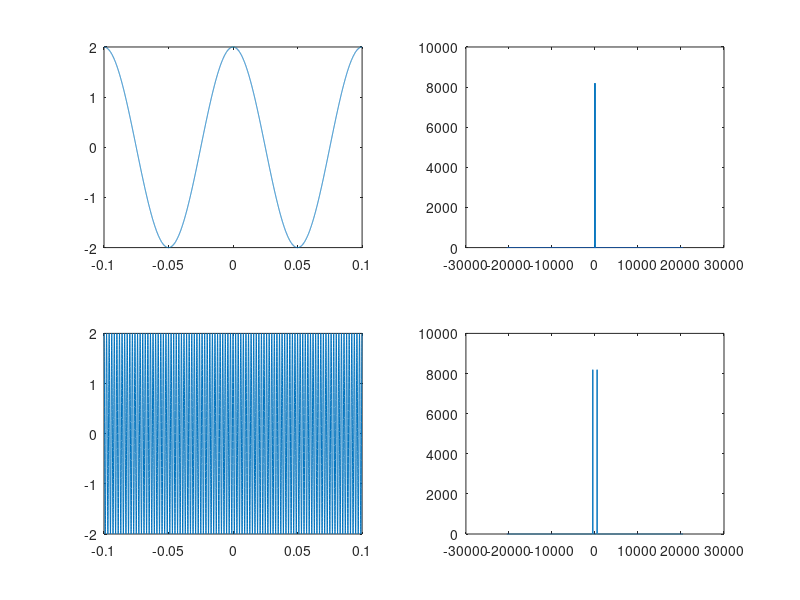
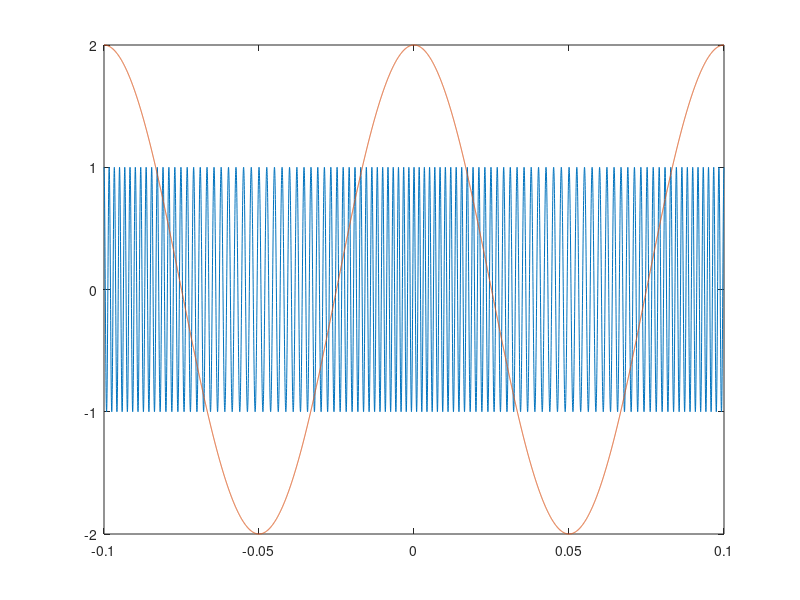
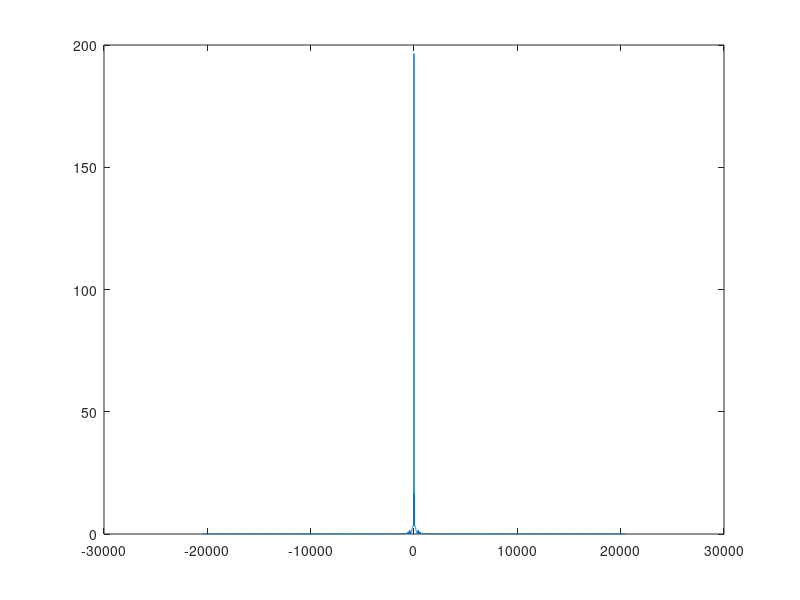
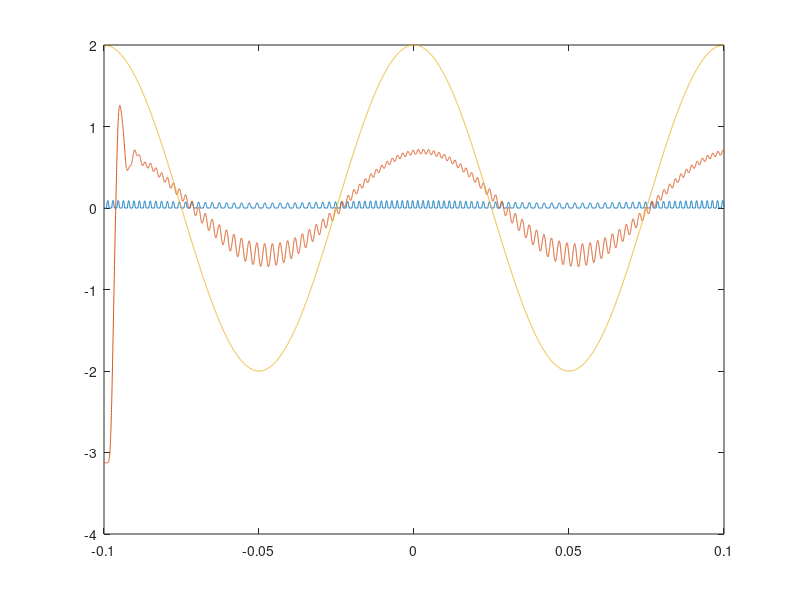

The MATLAB source for these figures, in order: (Note: this script raises an error after producing the figures.)
close all

a = 2;
b = 10;
A = 2;
fc = 500;
fDev = 50;
tmin = -0.1;
tmax = 0.1;
L = 8192;
Fe = L/(tmax-tmin); %Fe = 4096
Te = 1/Fe;
t = linspace(tmin,tmax,L);
f = (-L/2:L/2-1)/(L/Fe);

%% Initialisation des signaux
m = a * cos(2*pi*b*t);
pq = A * cos(2*pi*fc*t);
M = fftshift(abs(fft(m,L)));
P = fftshift(abs(fft(pq,L)));
figure('Name','Init')
subplot(221)
plot(t,m)
subplot(223)
plot(t,pq)

subplot(222)
plot(f,M)
subplot(224)
plot(f,P)

%% Demodulation FM/PM

% a

y = fmmod(m,fc,Fe,fDev);
figure('Name','Modulation FM')
plot(t,y)
hold on
plot(t,m)


%%%%%detecteur d'envelope

figure('Name','demodulation FM frequency')
Ydem = diff(y); %derivateur
Ydem = Ydem .* (Ydem>0); 
TfYdem = fftshift(abs(fft(Ydem,L)));
[B,A] = butter(5,0.01,"low");
Sm1 = filter(B,A,Ydem);
TfSm1 = fftshift(abs(fft(Sm1,L)));
plot(f,TfSm1)
%%%%%

figure('Name','demodulation FM')
plot(t(1:length(Ydem)),Ydem)
hold on
ydem =(Sm1-mean(Sm1));
ydem = (Fe/(2*pi*fDev)) .* ydem; 
plot(t(1:length(Ydem)),ydem)
hold on 
plot(t,m)





%b FM demodulation
UpZCi = @(v) find((v(1:end-1) <= 0 & v(2:end) > 0) | (v(1:end-1) >= 0 & v(2:end) < 0));	% Returns Up Zero-Crossing Indices


figure('Name','FM demodulation')
a=UpZCi(y);
pulses = zeros(1,L);
pulses(a)=1;
stem(t,pulses)
hold on
plot(t,y)

Tfpulses = fftshift(abs(fft(pulses,L)));
[B,A] = butter(5,0.01,"low");
Sm1 = (Fe/(2*pi*fDev)) * filter(B,A,pulses);
hold on
plot(t,Sm1-mean(Sm1),'b')
% hold on
% plot(t, fmdemod(y,500,Fe,50))
hold on
plot(t,m)
%c  PM demodulation

y = pmmod(m,500,Fe,5);

figure('Name','PM demodulation')
a=UpZCi(y);
pulses = zeros(1,L);
pulses(a)=1;
stem(t,pulses)
hold on
plot(t,y)

Tfpulses = fftshift(abs(fft(pulses,L)));
[B,A] = butter(5,0.01,"low");
Sm1 = filter(B,A,pulses);
hold on
plot(t,Sm1-mean(Sm1),'b')